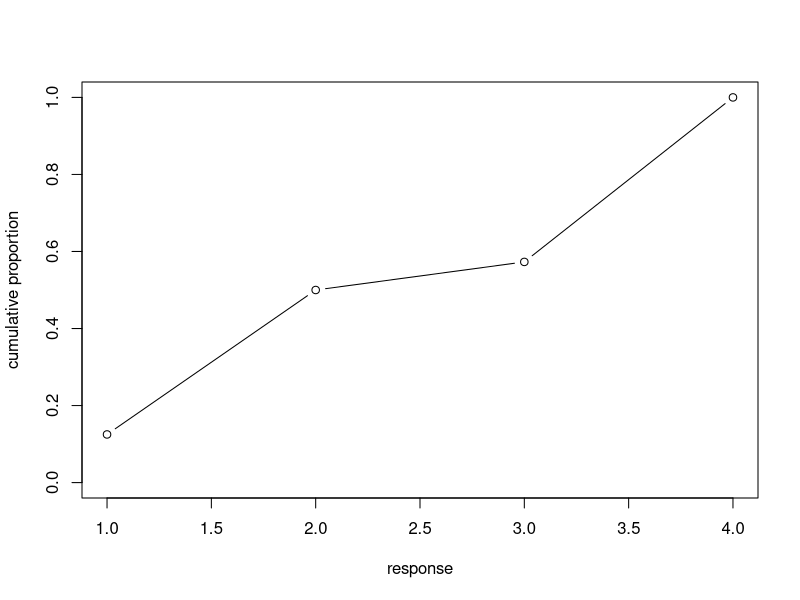

The R script that drew this image:
## ---- chunk 1
employees <- c(12, 36, 7, 41)
employees_proportions <- employees / sum(employees)
employees_proportions_cum <- cumsum(employees_proportions)
log_cum_odds <- log(employees_proportions_cum / (1 - employees_proportions_cum))
log_cum_odds
## ---- chunk 2
plot( 1:4 , employees_proportions_cum , type="b" , xlab="response" ,
ylab="cumulative proportion" , ylim=c(0,1) )
